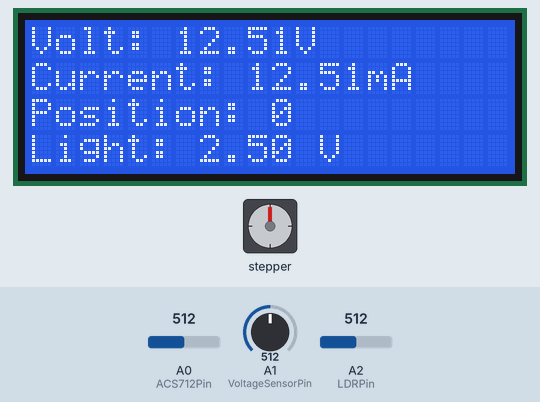
Simulated run of this sketch. Board: Arduino Uno, built with avr-gcc and run on an emulated ATmega328P. On the bench: stepper motor, 20×4 character LCD. Wiring (inferred from the names in the program): stepper motor (2048 steps per turn assumed): coils pin 10, pin 9, pin 8, pin 7. Inputs (shaded band) come from the test bench; at power-on: A2 (LDRPin) = 512, A1 (VoltageSensorPin) = 512, A0 (ACS712Pin) = 512. What the sketch prints to the serial monitor is not drawn.

Above: at 1.2 s.
1.3 s: A2 (LDRPin) set to 716
At 7.7 s:
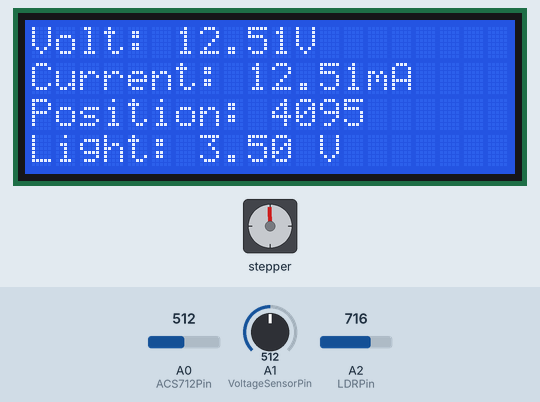
13.5 s: A1 (VoltageSensorPin) set to 0
At 20.2 s:
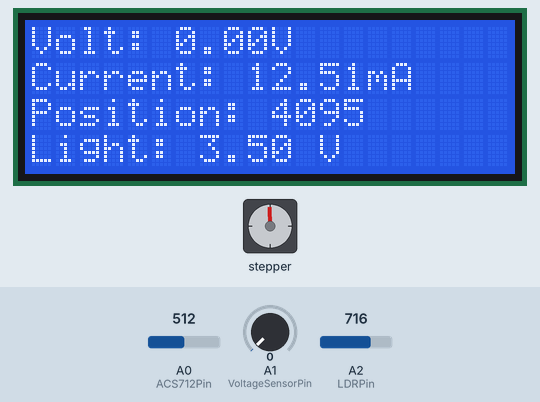
Timing chart, 0 to 67.7 s (numbered marks = the images above; inputs shaded):
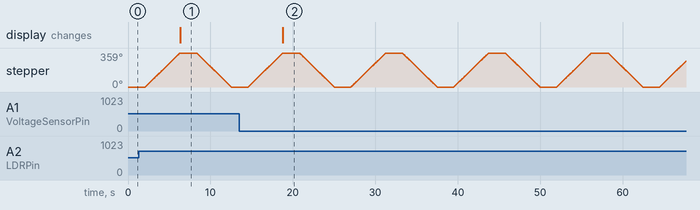

Measured:
- after the input at 1.3 s, the display: changes after 5.0 s (image 1)
- after the input at 13.5 s, the display: changes after 5.3 s (image 2)

The sketch:

starting.ino
```cpp
#include <Arduino.h>
#include <LiquidCrystal.h>

#define IN1  10
#define IN2  9
#define IN3  8
#define IN4  7
const int ACS712Pin = A0;
const int LDRPin = A2;
const int VoltageSensorPin = A1; // Pin for the voltage sensor

const float referenceVoltage = 5.0;

int stepIndex = 0;
boolean direction = true;
unsigned long lastTime = 0;
unsigned long currentTime = 0;
unsigned long elapsedTime = 0;
int remainingSteps = 4095;
// Initialize the LCD (RS, EN, D4, D5, D6, D7)
const int rs = 12, en = 11, d4 = 5, d5 = 4, d6 = 3, d7 = 2;
LiquidCrystal lcd(rs, en, d4, d5, d6, d7);


void setup()
{
    Serial.begin(115200);
    pinMode(IN1, OUTPUT);
    pinMode(IN2, OUTPUT);
    pinMode(IN3, OUTPUT);
    pinMode(IN4, OUTPUT);
    lcd.begin(20, 4); // Set up the LCD's number of columns and rows
   // lcd.backlight();   // Enable backlight if available
}

void loop()
{
    // Light intensity measurement
    int ldrValue = analogRead(LDRPin);
    float lightIntensity = (ldrValue / 1023.0) * referenceVoltage;

    // Voltage measurement
    int voltageSensorValue = analogRead(VoltageSensorPin);
    float measuredVoltage = (voltageSensorValue / 1023.0) * referenceVoltage * 5; // Adjust multiplier based on sensor specs


    // Read the current from ACS712
    int sensorValue = analogRead(ACS712Pin);
    float current = (sensorValue / 1023.0) * referenceVoltage * 5;

    // Position calculation
    int position = 4095 - remainingSteps;

    // Display values on LCD
    lcd.clear();
    lcd.setCursor(0, 0);
    lcd.print("Volt: ");
    lcd.print(measuredVoltage);
    lcd.print("V");

    lcd.setCursor(0, 1);
    lcd.print("Current: ");
    lcd.print(current);
    lcd.print("mA");

    lcd.setCursor(0, 2);
    lcd.print("Position: ");
    lcd.print(position);

    lcd.setCursor(0, 3);
    lcd.print("Light: ");
    lcd.print(lightIntensity);
    lcd.print(" V");

    // Log values to Serial Monitor
    Serial.print("Position: ");
    Serial.println(position);
    Serial.print("Light Intensity: ");
    Serial.print(lightIntensity);
    Serial.println(" V");
    Serial.print("Measured Voltage: ");
    Serial.println(measuredVoltage);
    Serial.println(" V");

    delay(2000); // Display for 2 seconds

    direction = !direction;
    remainingSteps = 4095;

    while (remainingSteps > 0)
    {
        currentTime = micros();
        if (currentTime - lastTime >= 1000)
        {
            stepper(1);
            elapsedTime += micros() - lastTime;
            lastTime = micros();
            remainingSteps--;
        }
    }
}


void stepper(int stepCount)
{
    for (int x = 0; x < stepCount; x++)
    {
        switch (stepIndex)
        {
            case 0: digitalWrite(IN1, LOW); digitalWrite(IN2, LOW); digitalWrite(IN3, LOW); digitalWrite(IN4, HIGH); break;
            case 1: digitalWrite(IN1, LOW); digitalWrite(IN2, LOW); digitalWrite(IN3, HIGH); digitalWrite(IN4, HIGH); break;
            case 2: digitalWrite(IN1, LOW); digitalWrite(IN2, LOW); digitalWrite(IN3, HIGH); digitalWrite(IN4, LOW); break;
            case 3: digitalWrite(IN1, LOW); digitalWrite(IN2, HIGH); digitalWrite(IN3, HIGH); digitalWrite(IN4, LOW); break;
            case 4: digitalWrite(IN1, LOW); digitalWrite(IN2, HIGH); digitalWrite(IN3, LOW); digitalWrite(IN4, LOW); break;
            case 5: digitalWrite(IN1, HIGH); digitalWrite(IN2, HIGH); digitalWrite(IN3, LOW); digitalWrite(IN4, LOW); break;
            case 6: digitalWrite(IN1, HIGH); digitalWrite(IN2, LOW); digitalWrite(IN3, LOW); digitalWrite(IN4, LOW); break;
            case 7: digitalWrite(IN1, HIGH); digitalWrite(IN2, LOW); digitalWrite(IN3, LOW); digitalWrite(IN4, HIGH); break;
            default: digitalWrite(IN1, LOW); digitalWrite(IN2, LOW); digitalWrite(IN3, LOW); digitalWrite(IN4, LOW); break;
        }
        updateDirection();
    }
}

void updateDirection()
{
    if (direction) {
        stepIndex++;
    } else {
        stepIndex--;
    }

    if (stepIndex > 7) {
        stepIndex = 0;
    }
    if (stepIndex < 0) {
        stepIndex = 7;
    }
}
```
